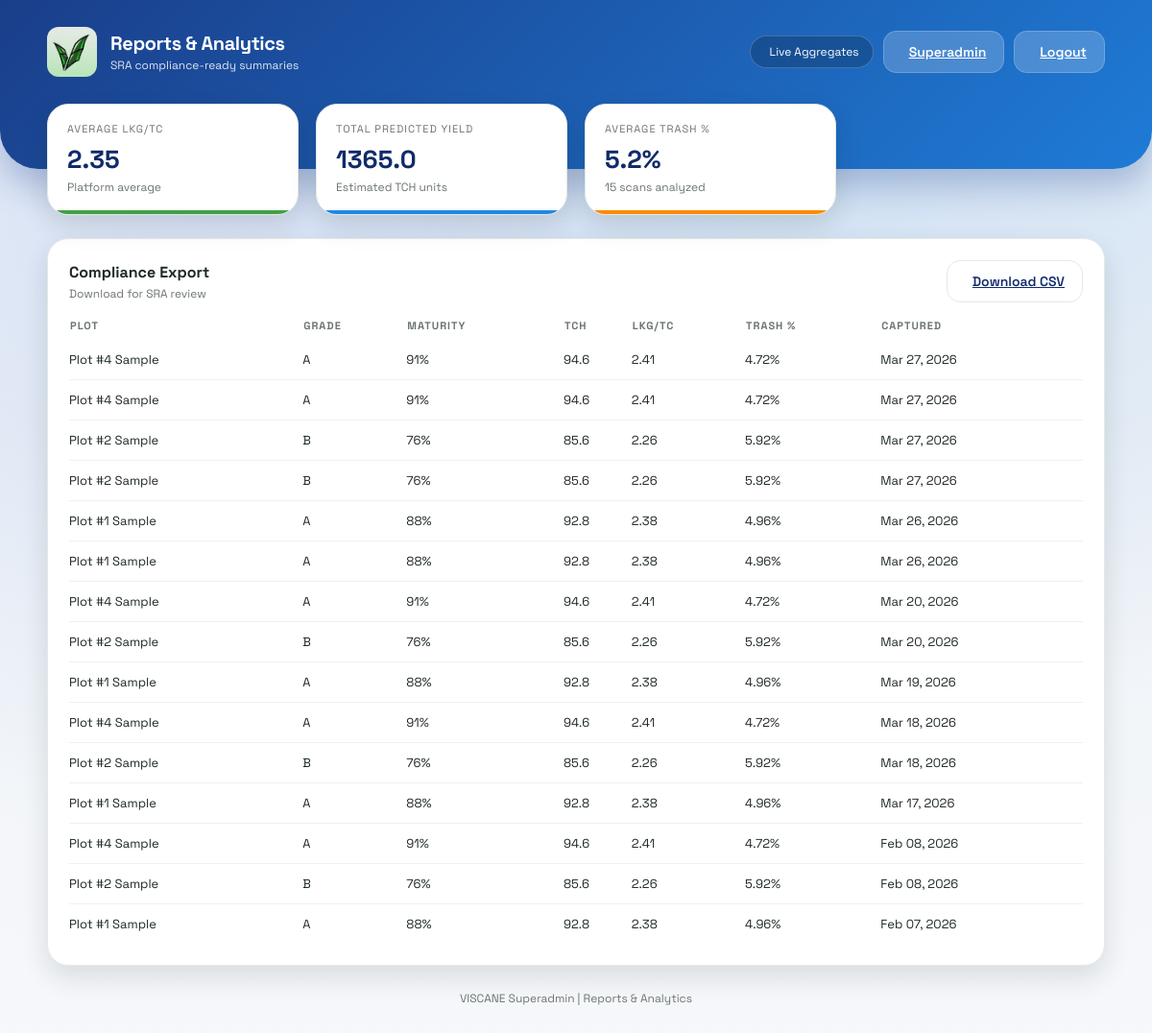
/superadmin/reports (signed in), run on an earlier commit of the app's database.
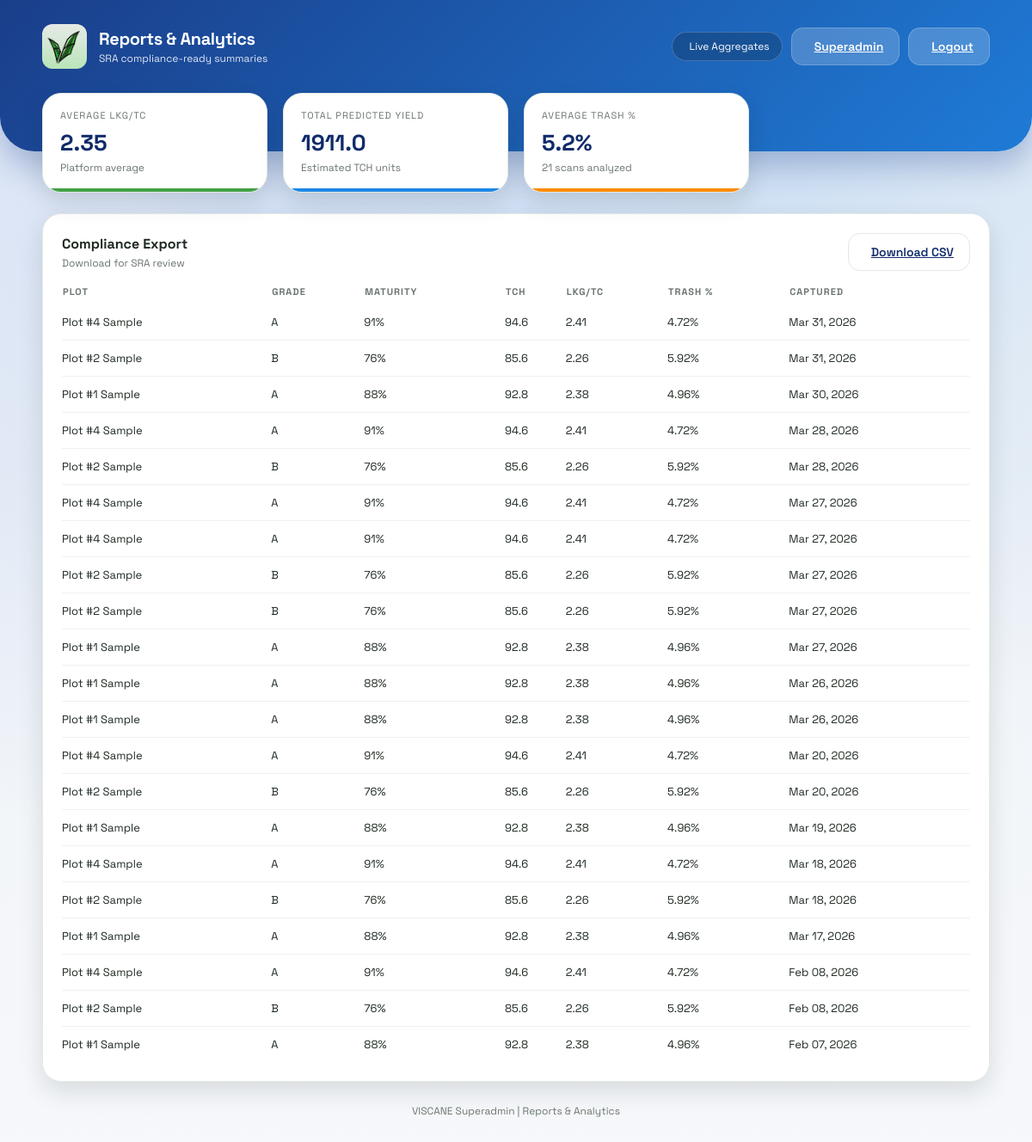
And on a later commit of the database.
### models.py (models this page shows)
class Scan(db.Model):
    id = db.Column(db.Integer, primary_key=True)
    user_id = db.Column(db.Integer, db.ForeignKey('user.id', ondelete='CASCADE'), nullable=False)
    plot_name = db.Column(db.String(80), nullable=False)
    grade = db.Column(db.String(2), nullable=False)
    maturity_pct = db.Column(db.Integer, nullable=False)
    status = db.Column(db.String(20), nullable=False, default='pending')
    created_at = db.Column(db.DateTime, default=datetime.utcnow, nullable=False)
    user = db.relationship('User', backref=db.backref('scans', lazy=True, cascade='all, delete-orphan'))

### app.py (the view)
@app.route('/superadmin/reports')
@role_required('superadmin')
def superadmin_reports():
    scans = Scan.query.order_by(Scan.created_at.desc()).all()
    total_scans = len(scans)
    rows = []
    total_tch = 0
    total_lkg_tc = 0
    total_trash = 0
    for scan in scans:
        tch, lkg_tc, trash_pct = estimate_scan_metrics(scan)
        total_tch += tch
        total_lkg_tc += lkg_tc
        total_trash += trash_pct
        rows.append({
            "plot_name": scan.plot_name,
            "grade": scan.grade,
            "maturity_pct": scan.maturity_pct,
            "tch": tch,
            "lkg_tc": lkg_tc,
            "trash_pct": trash_pct,
            "created_at": scan.created_at
        })
    avg_lkg_tc = round(total_lkg_tc / total_scans, 2) if total_scans else 0
    avg_trash_pct = round(total_trash / total_scans, 2) if total_scans else 0
    total_predicted_yield = round(total_tch, 2) if total_scans else 0
    report = {
        "avg_lkg_tc": avg_lkg_tc,
        "avg_trash_pct": avg_trash_pct,
        "total_predicted_yield": total_predicted_yield,
        "total_scans": total_scans
    }
    return render_template(
        'superadmin_reports.html',
        report=report,
        rows=rows,
        current_admin=get_current_admin()
    )

### app.py (called while the page is built)
def role_required(required_role):
    def decorator(view):
        @wraps(view)
        def wrapped(*args, **kwargs):
            admin_id = session.get('admin_id')
            if not admin_id:
                return redirect(url_for('admin_login'))
            admin = Admin.query.get(admin_id)
            if not admin or admin.is_archived or admin.role != required_role:
                return redirect(url_for('admin_portal'))
            return view(*args, **kwargs)
        return wrapped
    return decorator

def get_current_admin():
    admin_id = session.get('admin_id')
    if not admin_id:
        return None
    admin = Admin.query.get(admin_id)
    if not admin or admin.is_archived:
        return None
    return admin

def estimate_scan_metrics(scan):
    maturity = scan.maturity_pct or 0
    estimated_tch = round(40 + (maturity * 0.6), 2)
    estimated_lkg_tc = round(1.5 + (maturity * 0.01), 2)
    estimated_trash_pct = round(max(2, 12 - (maturity * 0.08)), 2)
    return estimated_tch, estimated_lkg_tc, estimated_trash_pct

### templates/superadmin_reports.html (shortened to what this page needs)
<!DOCTYPE html>
<html lang="en">
<head>
    <link rel="stylesheet" href="{{ url_for('static', filename='style.css') }}">
</head>
<body class="admin-layout">
    <header class="dashboard-header">
        <div class="header-content">
            <div class="brand">
                <div class="brand-icon">
                    <img src="{{ url_for('static', filename='logo.jpg') }}" alt="VISCANE Logo" style="width: 100%; height: 100%; object-fit: cover; border-radius: 12px;">
                </div>
                <div>
                    <p class="brand-title">Reports & Analytics</p>
                    <p class="brand-subtitle">SRA compliance-ready summaries</p>
                </div>
            </div>
            <div class="header-actions">
                <div class="status-pill">
                    Live Aggregates
                </div>
                <a class="btn light" href="/superadmin">
                    Superadmin
                </a>
                <a class="btn light" href="/admin-logout">
                    Logout
                </a>
            </div>
        </div>
    </header>
    <main class="dashboard-container fade-in">
        <section class="stats-grid">
            <div class="stat-card accent-green">
                <div class="stat-label">Average LKG/TC</div>
                <div class="stat-value">{{ report.avg_lkg_tc }}</div>
                <div class="stat-meta">Platform average</div>
            </div>
            <div class="stat-card accent-blue">
                <div class="stat-label">Total Predicted Yield</div>
                <div class="stat-value">{{ report.total_predicted_yield }}</div>
                <div class="stat-meta">Estimated TCH units</div>
            </div>
            <div class="stat-card accent-orange">
                <div class="stat-label">Average Trash %</div>
                <div class="stat-value">{{ report.avg_trash_pct }}%</div>
                <div class="stat-meta">{{ report.total_scans }} scans analyzed</div>
            </div>
        </section>
        <section class="panel">
            <div class="panel-header">
                <div>
                    <h3 class="panel-title">Compliance Export</h3>
                    <p class="panel-subtitle">Download for SRA review</p>
                </div>
                <a class="btn ghost" href="/superadmin/reports/download">
                    Download CSV
                </a>
            </div>
            <table class="data-table">
                <thead>
                    <tr>
                        <th>Plot</th>
                        <th>Grade</th>
                        <th>Maturity</th>
                        <th>TCH</th>
                        <th>LKG/TC</th>
                        <th>Trash %</th>
                        <th>Captured</th>
                    </tr>
                </thead>
                <tbody>
                    {% if rows %}
                        {% for row in rows %}
                            <tr>
                                <td>{{ row.plot_name }}</td>
                                <td>{{ row.grade }}</td>
                                <td>{{ row.maturity_pct }}%</td>
                                <td>{{ row.tch }}</td>
                                <td>{{ row.lkg_tc }}</td>
                                <td>{{ row.trash_pct }}%</td>
                                <td>{{ row.created_at.strftime('%b %d, %Y') }}</td>
                            </tr>
                        {% endfor %}
                    {% else %}
                        <tr>
                            <td colspan="7">No scan data available for reporting.</td>
                        </tr>
                    {% endif %}
                </tbody>
            </table>
        </section>
        <div class="footer-link">VISCANE Superadmin | Reports & Analytics</div>
    </main>
</body>
</html>

What changed in the data, as far as the page shows it:
added Scan: plot_name "Plot #4 Sample", grade "A", maturity_pct "91", tch "94.6", lkg_tc "2.41", trash_pct "4.72", created_at "Mar 31, 2026"
added Scan: plot_name "Plot #2 Sample", grade "B", maturity_pct "76", tch "85.6", lkg_tc "2.26", trash_pct "5.92", created_at "Mar 31, 2026"
added Scan: plot_name "Plot #1 Sample", grade "A", maturity_pct "88", tch "92.8", lkg_tc "2.38", trash_pct "4.96", created_at "Mar 30, 2026"
added Scan: plot_name "Plot #4 Sample", grade "A", maturity_pct "91", tch "94.6", lkg_tc "2.41", trash_pct "4.72", created_at "Mar 28, 2026"
added Scan: plot_name "Plot #2 Sample", grade "B", maturity_pct "76", tch "85.6", lkg_tc "2.26", trash_pct "5.92", created_at "Mar 28, 2026"
added Scan: plot_name "Plot #1 Sample", grade "A", maturity_pct "88", tch "92.8", lkg_tc "2.38", trash_pct "4.96", created_at "Mar 27, 2026"
Also different on the page:
{{ report.total_predicted_yield }}: "1365.0" → "1911.0"
{{ report.total_scans }}: "15" → "21"
